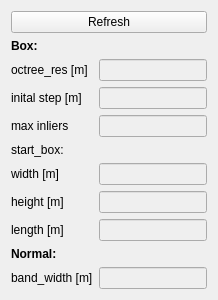
            <widget class="QWidget" name="tab_5">
             <attribute name="title">
              <string>Box/Normal</string>
             </attribute>
             <layout class="QVBoxLayout" name="verticalLayout_6">
              <item>
               <widget class="QPushButton" name="button_refresh_box_normal">
                <property name="text">
                 <string>Refresh</string>
                </property>
               </widget>
              </item>
              <item>
               <layout class="QGridLayout" name="gridLayout_7">
                <item row="0" column="0">
                 <widget class="QLabel" name="label_21">
                  <property name="sizePolicy">
                   <sizepolicy hsizetype="Fixed" vsizetype="Fixed">
                    <horstretch>0</horstretch>
                    <verstretch>0</verstretch>
                   </sizepolicy>
                  </property>
                  <property name="font">
                   <font>
                    <weight>75</weight>
                    <bold>true</bold>
                   </font>
                  </property>
                  <property name="text">
                   <string>Box:</string>
                  </property>
                 </widget>
                </item>
                <item row="7" column="0">
                 <widget class="QLabel" name="label_25">
                  <property name="sizePolicy">
                   <sizepolicy hsizetype="Fixed" vsizetype="Fixed">
                    <horstretch>0</horstretch>
                    <verstretch>0</verstretch>
                   </sizepolicy>
                  </property>
                  <property name="text">
                   <string>length [m]</string>
                  </property>
                 </widget>
                </item>
                <item row="5" column="0">
                 <widget class="QLabel" name="label_23">
                  <property name="sizePolicy">
                   <sizepolicy hsizetype="Fixed" vsizetype="Fixed">
                    <horstretch>0</horstretch>
                    <verstretch>0</verstretch>
                   </sizepolicy>
                  </property>
                  <property name="text">
                   <string>width [m]</string>
                  </property>
                 </widget>
                </item>
                <item row="6" column="0">
                 <widget class="QLabel" name="label_24">
                  <property name="sizePolicy">
                   <sizepolicy hsizetype="Fixed" vsizetype="Fixed">
                    <horstretch>0</horstretch>
                    <verstretch>0</verstretch>
                   </sizepolicy>
                  </property>
                  <property name="text">
                   <string>height [m]</string>
                  </property>
                 </widget>
                </item>
                <item row="10" column="0">
                 <widget class="QLabel" name="label_28">
                  <property name="sizePolicy">
                   <sizepolicy hsizetype="Fixed" vsizetype="Fixed">
                    <horstretch>0</horstretch>
                    <verstretch>0</verstretch>
                   </sizepolicy>
                  </property>
                  <property name="font">
                   <font>
                    <weight>75</weight>
                    <bold>true</bold>
                   </font>
                  </property>
                  <property name="text">
                   <string>Normal:</string>
                  </property>
                 </widget>
                </item>
                <item row="7" column="1">
                 <widget class="QLineEdit" name="lineEdit_start_box_length">
                  <property name="enabled">
                   <bool>false</bool>
                  </property>
                 </widget>
                </item>
                <item row="6" column="1">
                 <widget class="QLineEdit" name="lineEdit_start_box_height">
                  <property name="enabled">
                   <bool>false</bool>
                  </property>
                 </widget>
                </item>
                <item row="5" column="1">
                 <widget class="QLineEdit" name="lineEdit_start_box_width">
                  <property name="enabled">
                   <bool>false</bool>
                  </property>
                 </widget>
                </item>
                <item row="11" column="1">
                 <widget class="QLineEdit" name="lineEdit_band_width">
                  <property name="enabled">
                   <bool>false</bool>
                  </property>
                 </widget>
                </item>
                <item row="4" column="0">
                 <widget class="QLabel" name="label_30">
                  <property name="sizePolicy">
                   <sizepolicy hsizetype="Fixed" vsizetype="Fixed">
                    <horstretch>0</horstretch>
                    <verstretch>0</verstretch>
                   </sizepolicy>
                  </property>
                  <property name="text">
                   <string>start_box:</string>
                  </property>
                 </widget>
                </item>
                <item row="2" column="1">
                 <widget class="QLineEdit" name="lineEdit_initial_step">
                  <property name="enabled">
                   <bool>false</bool>
                  </property>
                 </widget>
                </item>
                <item row="2" column="0">
                 <widget class="QLabel" name="label_26">
                  <property name="sizePolicy">
                   <sizepolicy hsizetype="Fixed" vsizetype="Fixed">
                    <horstretch>0</horstretch>
                    <verstretch>0</verstretch>
                   </sizepolicy>
                  </property>
                  <property name="text">
                   <string>inital step [m]</string>
                  </property>
                 </widget>
                </item>
                <item row="1" column="1">
                 <widget class="QLineEdit" name="lineEdit_octree_resolution">
                  <property name="enabled">
                   <bool>false</bool>
                  </property>
                 </widget>
                </item>
                <item row="11" column="0">
                 <widget class="QLabel" name="label_29">
                  <property name="sizePolicy">
                   <sizepolicy hsizetype="Fixed" vsizetype="Fixed">
                    <horstretch>0</horstretch>
                    <verstretch>0</verstretch>
                   </sizepolicy>
                  </property>
                  <property name="text">
                   <string>band_width [m]</string>
                  </property>
                 </widget>
                </item>
                <item row="1" column="0">
                 <widget class="QLabel" name="label_22">
                  <property name="sizePolicy">
                   <sizepolicy hsizetype="Fixed" vsizetype="Fixed">
                    <horstretch>0</horstretch>
                    <verstretch>0</verstretch>
                   </sizepolicy>
                  </property>
                  <property name="text">
                   <string>octree_res [m]</string>
                  </property>
                 </widget>
                </item>
                <item row="3" column="0">
                 <widget class="QLabel" name="label_27">
                  <property name="sizePolicy">
                   <sizepolicy hsizetype="Fixed" vsizetype="Fixed">
                    <horstretch>0</horstretch>
                    <verstretch>0</verstretch>
                   </sizepolicy>
                  </property>
                  <property name="text">
                   <string>max inliers</string>
                  </property>
                 </widget>
                </item>
                <item row="3" column="1">
                 <widget class="QLineEdit" name="lineEdit_max_inliers">
                  <property name="enabled">
                   <bool>false</bool>
                  </property>
                 </widget>
                </item>
               </layout>
              </item>
             </layout>
            </widget>
